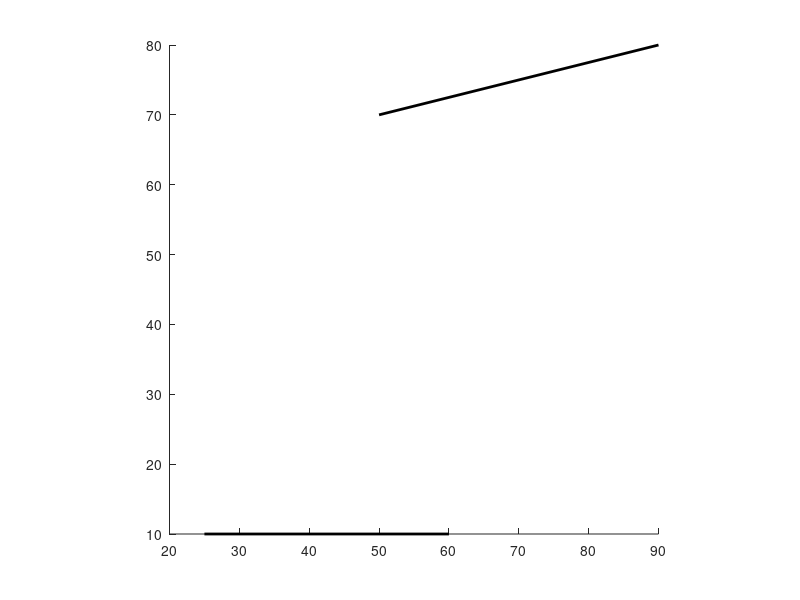

The MATLAB script that drew this image: (Note: this script raises an error after producing the figure.)
%% 反射定律可视化
tic %开始计时
x0=0;y0=90; %光源
Ax=25;Ay=10; %平面镜左端
Bx=60;By=10; %平面镜右端
km=(By-Ay)/(Bx-Ax); %镜斜率
jm=Ay-km*Ax; %镜截距

Cx=90;Cy=80; %探测器右
Dx=50;Dy=70; %探测器左
kn=(Cy-Dy)/(Cx-Dx);
jn=Cy-kn*Cx; 

%画
hold on; %画在同一张
daspect([1,1,1]); %设置比例尺
%两点式
plot([Ax,Bx],[Ay,By],'k','Linewidth',2);%平面镜1
plot([Cx,Dx],[Cy,Dy],'k','Linewidth',2);%探测
Nn=2; %入射光线数
z=Ax:1:Bx; %设置离散点
%在平面镜上随机取Nn个点
Px=z(randperm(numel(z),Nn)); 
Py=km*Px+jm;

[x_,y_]=symmetry(x0,y0,km,jm); %光源的虚像
k_max=(Dy-y_)/(Dx-x_); %超过此斜率必打到外面去
k_min=(Cy-y_)/(Cx-x_); %小于此斜率打不中cd
coArray=['#0072BD';'#D95319';'#EDB120';'#7E2F8E';'#77AC30';'#4DBEEE';'#A2142F'];
for i=1:Nn
    color=coArray(mod(i,7)+1,:);
    plot([x0,Px(i)],[y0,Py(i)],'Color',color,'Linewidth',1.5);%入射光线
    [x2,y2]=symmetry(x0,y0,-1/km,Py(i)+Px(i)/km);%法线的截距和斜率
    kr=(y2-Py(i))/(x2-Px(i)); %反射光斜率
    jr=y2-kr*x2; %反射光截距
    [x3,y3]=linecross(kr,jr,kn,jn); %求反射光与cd的交点
    if kr<=k_max && kr>=k_min
        plot([Px(i),x3],[Py(i),y3],'Color',color,'Linewidth',1.5); %打中
    else
        xx=1.03*x3; %取一个稍远一点的点表示没打中
        yy=kr*xx+jr;
        plot([Px(i),xx],[Py(i),yy],'Color',color,'Linewidth',1.5);
    end
end
hold off;
toc
%% 求已知点关于已知直线的对称点
%x1,y1 已知点
% k b 对称轴斜率、截距
function [x2,y2]=symmetry2(x1,y1,k,b)
    x2=[];
    y2=[];
    x2=((k-1/k)*x1-2*y1+2*b)/(-k-1/k);
    y2=-(x2-x1)/k+y1;
end
%推导: 1.中点在对称轴上 2. 连线与对称轴垂直
%% 求已知点关于已知直线的对称点
%x1,y1 已知点
% k b 对称轴斜率、截距
function [x2,y2]=symmetry(x1,y1,k,b)
    [x_c,y_c]=linecross(k,b,-1/k,y1+x1/k);
    x2=2*x_c-x1;
    y2=2*y_c-y1;
end
%推导: 1.中点在对称轴上 2. 连线与对称轴垂直
%% 已知两条直线的斜率和截距，求交点坐标
function [x,y]=linecross(k1,b1,k2,b2)
  x=[];
  y=[];
  if k1==k2 && b1==b2
      disp('重合');
  elseif k1==k2 && b1~=b2
      disp('无交点');
  else
     x=(b2-b1)/(k1-k2);
     y=k1*x+b1;
  end
end